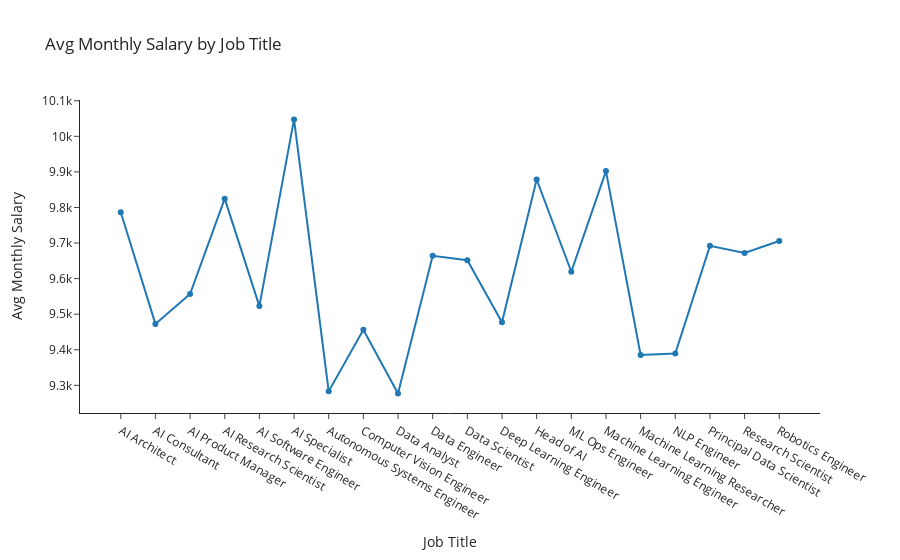

Notebook source saved alongside this figure:
### Code cell
# job_title and monthly_salary
fig = px.line(df.groupby('job_title')['monthly_salary'].mean().reset_index(), x='job_title', y='monthly_salary',
              title='Avg Monthly Salary by Job Title', template='simple_white', markers=True,
              labels={'job_title': 'Job Title', 'monthly_salary': 'Avg Monthly Salary'})
fig.show()

### Figure 1 — Plotly figure (JSON) as saved in the notebook; plotly's stock layout.template omitted (floating-point values rounded to 4 significant figures)
{"data": [{"hovertemplate": "Job Title=%{x}<br>Avg Monthly Salary=%{y}<extra></extra>", "legendgroup": "", "line": {"color": "#1F77B4", "dash": "solid"}, "marker": {"symbol": "circle"}, "mode": "markers+lines", "name": "", "orientation": "v", "showlegend": false, "type": "scatter", "x": ["AI Architect", "AI Consultant", "AI Product Manager", "AI Research Scientist", "AI Software Engineer", "AI Specialist", "Autonomous Systems Engineer", "Computer Vision Engineer", "Data Analyst", "Data Engineer", "Data Scientist", "Deep Learning Engineer", "Head of AI", "ML Ops Engineer", "Machine Learning Engineer", "Machine Learning Researcher", "NLP Engineer", "Principal Data Scientist", "Research Scientist", "Robotics Engineer"], "xaxis": "x", "y": [9786.0, 9473.0, 9557.0, 9825.0, 9523.0, 10050.0, 9283.0, 9456.0, 9277.0, 9664.0, 9652.0, 9477.0, 9879.0, 9619.0, 9902.0, 9385.0, 9389.0, 9692.0, 9672.0, 9706.0], "yaxis": "y"}], "layout": {"legend": {"tracegroupgap": 0}, "title": {"text": "Avg Monthly Salary by Job Title"}, "xaxis": {"anchor": "y", "domain": [0, 1], "title": {"text": "Job Title"}}, "yaxis": {"anchor": "x", "domain": [0, 1], "title": {"text": "Avg Monthly Salary"}}}}
